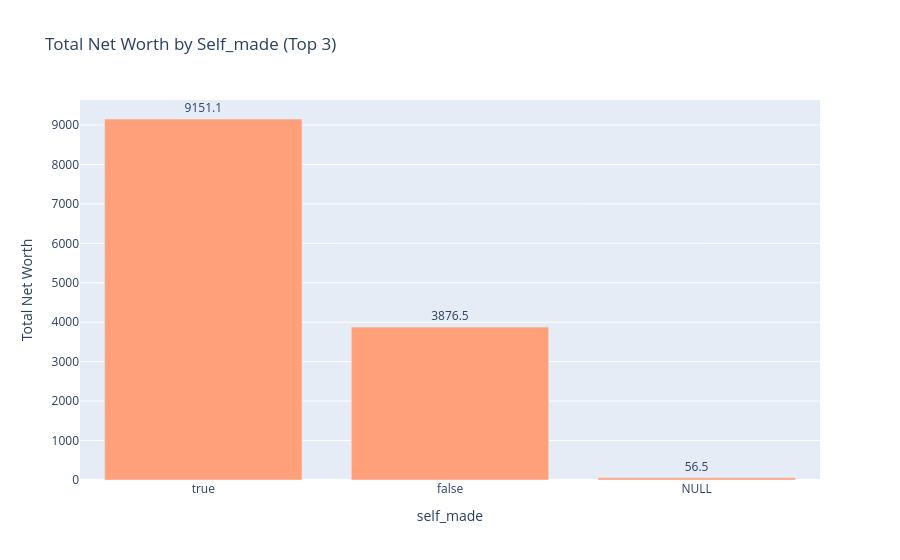
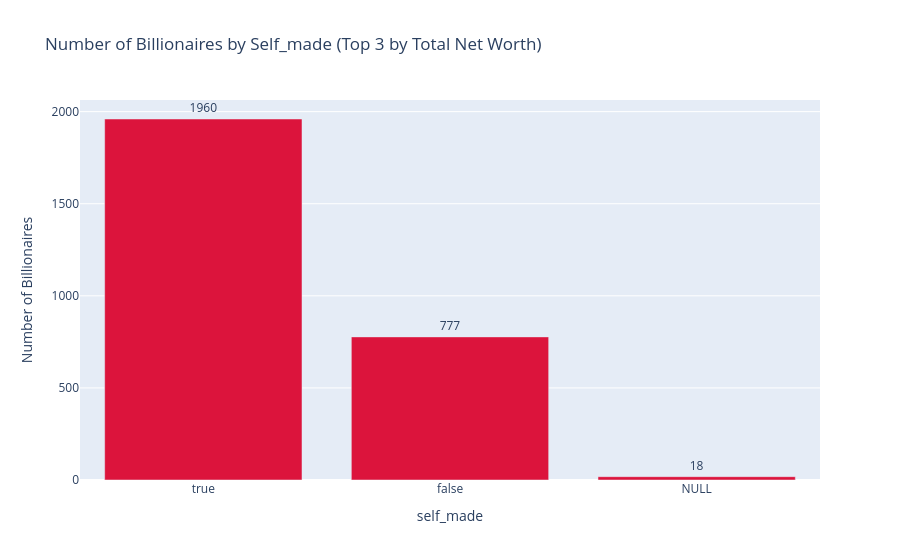
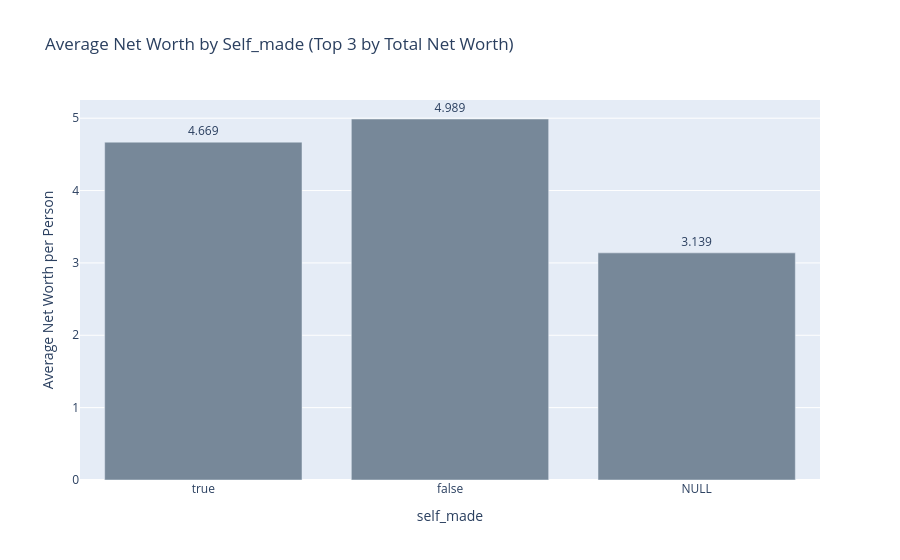

The notebook cell saved with these charts, in order:
### Code cell
#Remove null safe_made values
df_selfmade = df[~df['self_made'].isnull()]

#Make histogram of net worth faceted by self made status
selfmade_hist = px.histogram(df_selfmade, 
                   x="networth", 
                   facet_row="self_made", 
                   range_x=(0, 50), 
                   range_y=(0, 1600),
                   facet_col_spacing=0.05,
                   nbins=40, 
                   title="Histograms of Net Worth by Self-made Status")

selfmade_hist.update_layout(bargap=0.1, yaxis={'range':[0,1800]}, xaxis={'nticks':20})
#Make labels for each subplot (right hand side) nicer
selfmade_hist.for_each_annotation(lambda a: a.update(text=a.text.split("=")[-1]))

#Plot total worth by self made status
plot_worth_unstacked("self_made")

### Figure 1 — Plotly figure (JSON) as saved in the notebook; plotly's stock layout.template omitted (floating-point values rounded to 4 significant figures)
{"data": [{"alignmentgroup": "True", "hovertemplate": "self_made=%{x}<br>networth=%{text}<extra></extra>", "legendgroup": "", "marker": {"color": "lightsalmon", "pattern": {"shape": ""}}, "name": "", "offsetgroup": "", "orientation": "v", "showlegend": false, "text": [9151.0, 3876.0, 56.5], "textposition": "outside", "type": "bar", "x": [true, false, "NULL"], "xaxis": "x", "y": [9151.0, 3876.0, 56.5], "yaxis": "y"}], "layout": {"barmode": "relative", "legend": {"tracegroupgap": 0}, "title": {"text": "Total Net Worth by Self_made (Top 3)"}, "xaxis": {"anchor": "y", "domain": [0, 1], "nticks": 30, "title": {"text": "self_made"}}, "yaxis": {"anchor": "x", "domain": [0, 1], "title": {"text": "Total Net Worth"}}}}

### Figure 2 — Plotly figure (JSON) as saved in the notebook; plotly's stock layout.template omitted (floating-point values rounded to 4 significant figures)
{"data": [{"alignmentgroup": "True", "hovertemplate": "self_made=%{x}<br>name=%{text}<extra></extra>", "legendgroup": "", "marker": {"color": "crimson", "pattern": {"shape": ""}}, "name": "", "offsetgroup": "", "orientation": "v", "showlegend": false, "text": [1960, 777, 18], "textposition": "outside", "type": "bar", "x": [true, false, "NULL"], "xaxis": "x", "y": [1960, 777, 18], "yaxis": "y"}], "layout": {"barmode": "relative", "legend": {"tracegroupgap": 0}, "title": {"text": "Number of Billionaires by Self_made (Top 3 by Total Net Worth)"}, "xaxis": {"anchor": "y", "domain": [0, 1], "nticks": 30, "title": {"text": "self_made"}}, "yaxis": {"anchor": "x", "domain": [0, 1], "title": {"text": "Number of Billionaires"}}}}

### Figure 3 — Plotly figure (JSON) as saved in the notebook; plotly's stock layout.template omitted (floating-point values rounded to 4 significant figures)
{"data": [{"alignmentgroup": "True", "hovertemplate": "self_made=%{x}<br>avg_networth=%{text}<extra></extra>", "legendgroup": "", "marker": {"color": "lightslategray", "pattern": {"shape": ""}}, "name": "", "offsetgroup": "", "orientation": "v", "showlegend": false, "text": [4.669, 4.989, 3.139], "textposition": "outside", "type": "bar", "x": [true, false, "NULL"], "xaxis": "x", "y": [4.669, 4.989, 3.139], "yaxis": "y"}], "layout": {"barmode": "relative", "legend": {"tracegroupgap": 0}, "title": {"text": "Average Net Worth by Self_made (Top 3 by Total Net Worth)"}, "xaxis": {"anchor": "y", "domain": [0, 1], "nticks": 30, "title": {"text": "self_made"}}, "yaxis": {"anchor": "x", "domain": [0, 1], "title": {"text": "Average Net Worth per Person"}}}}
